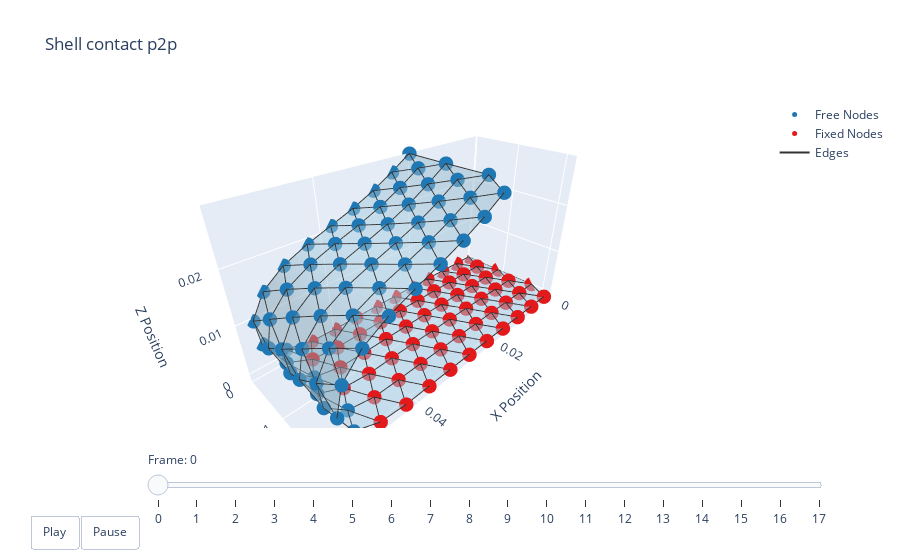

Notebook code cell kept with this figure:
### Code cell
t = np.arange(robot.sim_params.total_time, step=robot.sim_params.dt)
options = dismech.AnimationOptions(title='Shell contact p2p', plot_step=1)

fig = dismech.get_interactive_animation_plotly(robot, t, qs, options)
fig.show()
